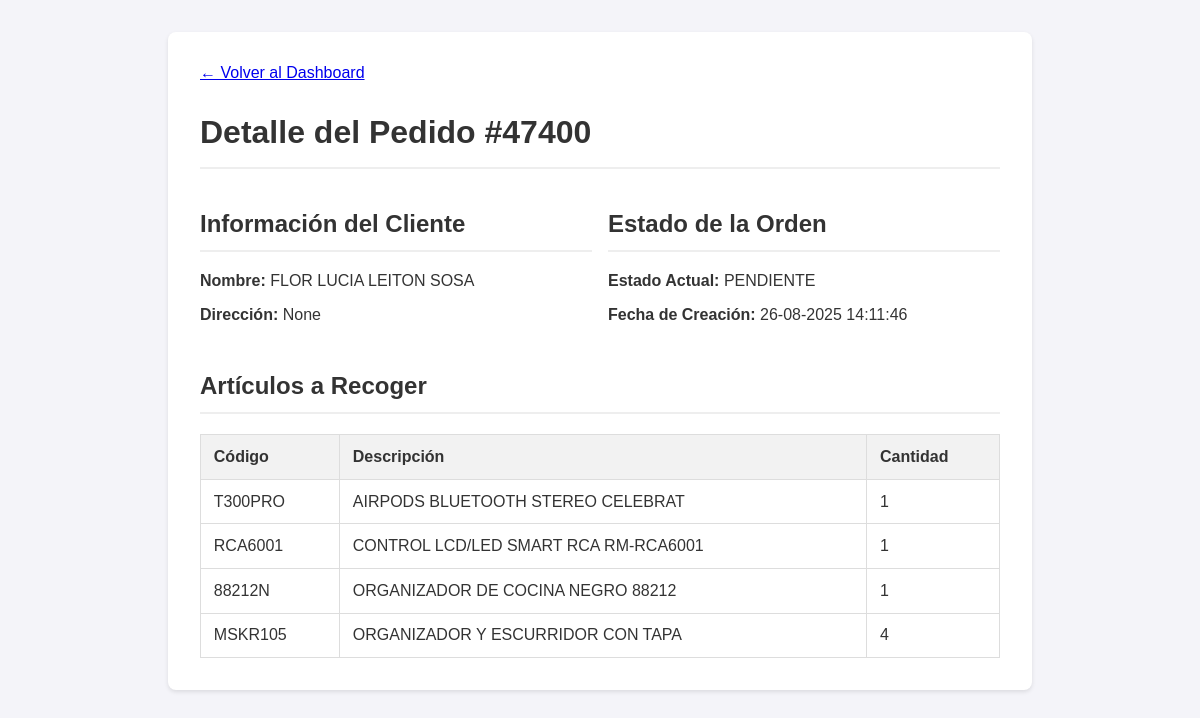
The page /orden/9 (signed in) on the database as committed earlier.
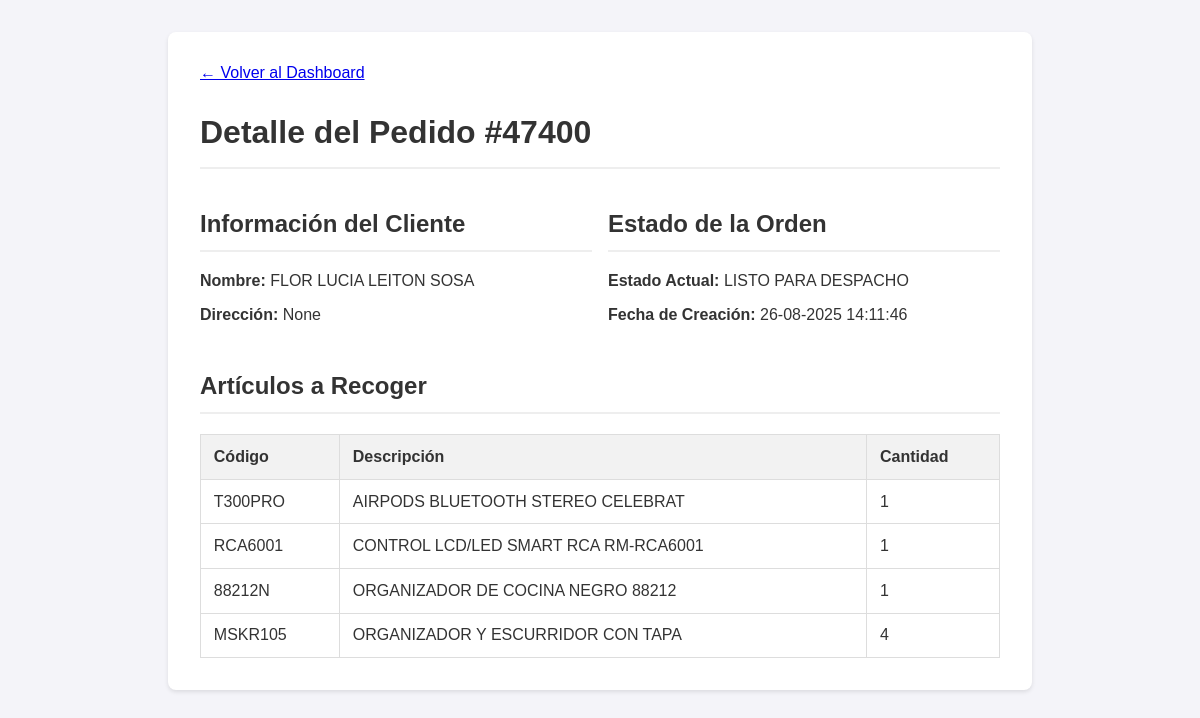
The same page on the database as committed later.
### app.py (models this page shows, shortened)
class Orden(db.Model):
    id = db.Column(db.Integer, primary_key=True)
    numero_pedido = db.Column(db.String(50), unique=True, nullable=False)
    cliente_nombre = db.Column(db.String(200), nullable=False)
    cliente_direccion = db.Column(db.String(300), nullable=True)
    estado = db.Column(db.String(30), nullable=False, default='PENDIENTE')
    fecha_creacion = db.Column(db.DateTime, nullable=False, default=datetime.datetime.utcnow)
    lote_id = db.Column(db.Integer, db.ForeignKey('lote_picking.id'), nullable=True)
    items = db.relationship('ItemOrden', backref='orden', lazy=True, cascade="all, delete-orphan")
    fecha_inicio_picking = db.Column(db.DateTime, nullable=True)
    fecha_fin_picking = db.Column(db.DateTime, nullable=True)
    fecha_fin_packing = db.Column(db.DateTime, nullable=True)
    fecha_despacho = db.Column(db.DateTime, nullable=True)
    packer_id = db.Column(db.Integer, db.ForeignKey('user.id', ondelete='SET NULL'), nullable=True)
    packer = db.relationship('User', foreign_keys=[packer_id])
    devolucion_confirmada = db.Column(db.Boolean, default=False, nullable=False)
    bultos = db.relationship('Bulto', backref='orden', cascade="all, delete-orphan")
    hoja_de_ruta_id = db.Column(db.Integer, db.ForeignKey('hoja_de_ruta.id'), nullable=True)
    destino_id = db.Column(db.Integer, db.ForeignKey('destino.id'), nullable=True)
    destino = db.relationship('Destino', backref='ordenes')
    guia_encomienda = db.Column(db.String(100), nullable=True)

### app.py (the view)
@app.route('/orden/<int:orden_id>')
@login_required
def detalle_orden(orden_id):
    orden = Orden.query.get_or_404(orden_id)
    return render_template('detalle_orden.html', orden=orden)

### app.py (called while the page is built)
@login_manager.user_loader
def load_user(user_id):
    return db.session.get(User, int(user_id))

@app.template_filter('localtime')
def to_localtime_filter(utc_datetime):
    if not utc_datetime: return ""
    local_tz = pytz.timezone('America/Costa_Rica')
    local_dt = utc_datetime.replace(tzinfo=pytz.utc).astimezone(local_tz)
    return local_dt.strftime('%d-%m-%Y %H:%M:%S')

### templates/detalle_orden.html (shortened to what this page needs)
<!DOCTYPE html>
<html lang="es">
<head>
</head>
<body>
    <div class="container">
        <a href="{{ url_for('dashboard') }}" class="back-link">← Volver al Dashboard</a>
        <h1>Detalle del Pedido #{{ orden.numero_pedido }}</h1>
        <div class="info-grid">
            <div>
                <h2>Información del Cliente</h2>
                <p><strong>Nombre:</strong> {{ orden.cliente_nombre }}</p>
                <p><strong>Dirección:</strong> {{ orden.cliente_direccion }}</p>
            </div>
            <div>
                <h2>Estado de la Orden</h2>
                <p><strong>Estado Actual:</strong> {{ orden.estado.replace('_', ' ') }}</p>
                <p><strong>Fecha de Creación:</strong> {{ orden.fecha_creacion | localtime }}</p>
            </div>
        </div>
        <h2>Artículos a Recoger</h2>
        <table>
            <thead>
                <tr>
                    <th>Código</th>
                    <th>Descripción</th>
                    <th>Cantidad</th>
                </tr>
            </thead>
            <tbody>
                {% for item in orden.items %}
                <tr>
                    <td>{{ item.codigo_articulo }}</td>
                    <td>{{ item.descripcion_articulo }}</td>
                    <td>{{ item.cantidad_solicitada }}</td>
                </tr>
                {% endfor %}
            </tbody>
        </table>
    </div>
</body>
</html>

Rows that differ between the two databases and show on the page:
changed Orden "FLOR LUCIA LEITON SOSA": estado.replace "PENDIENTE" → "LISTO PARA DESPACHO"
